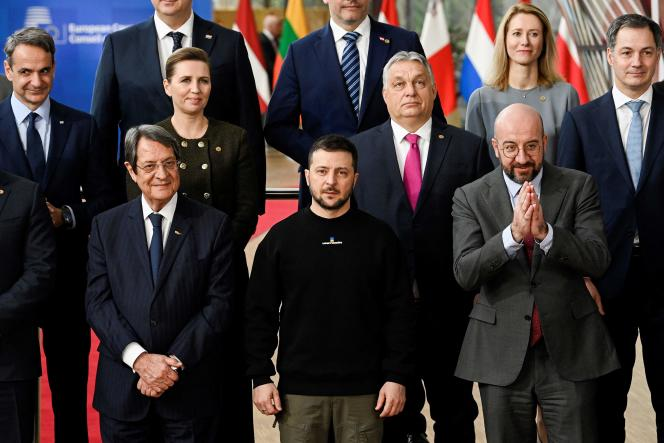
#> input picture Prac_06/Prac 06.1/data/eu_summit.jpg, 664 x 443 px
$ jupyter execute Homework.ipynb
#> lines starting #> are read from the running program, lines starting #| are printed output that depends on the picture
# Prac 06.1

This environment does not provide `dlib` on Python 3.13, so the notebook uses OpenCV's Haar cascade as a fully executable fallback for face detection.

[cell 1]
import cv2
from pathlib import Path
from matplotlib import pyplot as plt

plt.rcParams['figure.figsize'] = [15, 10]
BASE = Path('..')
CASCADE_PATH = Path(cv2.data.haarcascades) / 'haarcascade_frontalface_default.xml'
face_detector = cv2.CascadeClassifier(str(CASCADE_PATH))
print('Cascade loaded:', not face_detector.empty())

### Step 1

Load an image that contains faces.

[cell 2]
img_bgr = cv2.imread(str(BASE / 'data' / 'eu_summit.jpg'))
#> img_bgr is the input picture: shape (443, 664, 3); mean B, G, R 52.3, 51.2, 59.7
img = cv2.cvtColor(img_bgr, cv2.COLOR_BGR2RGB)
gray = cv2.cvtColor(img, cv2.COLOR_RGB2GRAY)
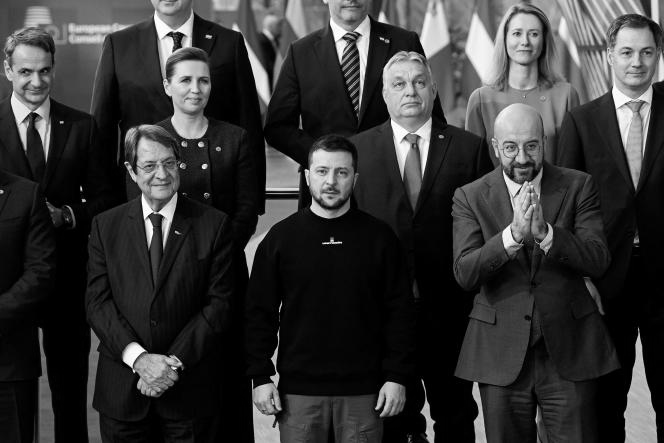
#> gray: shape (443, 664); min 0, max 255, mean 53.9
plt.imshow(img)
plt.title('Original image')
plt.axis('off')
plt.show()

### Step 2 and Step 3

Load the predictor and run it on the image.

[cell 3]
faces = face_detector.detectMultiScale(gray, scaleFactor=1.1, minNeighbors=5, minSize=(30, 30))
#> faces = [[501, 14, 49, 49], [167, 60, 54, 54], [303, 149, 57, 57], [609, 32, 52, 52], [7, 50, 57, 57], [380, 59, 60, 60], [129, 143, 56, 56], [492, 123, 62, 62], [380, 96, 59, 59]]
print('Detected faces:', len(faces))
#| Detected faces: 9
faces[:5] if len(faces) else faces
#> Out = [[501, 14, 49, 49], [167, 60, 54, 54], [303, 149, 57, 57], [609, 32, 52, 52], [7, 50, 57, 57]]

### Step 4

Draw bounding boxes around the detected faces and plot the result.

[cell 4]
result = img.copy()
colors = [(255, 0, 0), (0, 255, 0), (0, 0, 255), (255, 255, 0), (255, 0, 255), (0, 255, 255)]
for idx, (x, y, w, h) in enumerate(faces):
    color = colors[idx % len(colors)]
    cv2.rectangle(result, (x, y), (x + w, y + h), color, 3)
    cv2.putText(result, f'Face {idx + 1}', (x, max(20, y - 8)), cv2.FONT_HERSHEY_SIMPLEX, 0.7, color, 2)
#> this loop made 9 passes
#> (x, y, w, h, color) on passes 1 to 9: (501, 14, 49, 49, (255, 0, 0)), (167, 60, 54, 54, (0, 255, 0)), (303, 149, 57, 57, (0, 0, 255)), (609, 32, 52, 52, (255, 255, 0)), (7, 50, 57, 57, (255, 0, 255)), (380, 59, 60, 60, (0, 255, 255)), (129, 143, 56, 56, (255, 0, 0)), (492, 123, 62, 62, (0, 255, 0)), (380, 96, 59, 59, (0, 0, 255))
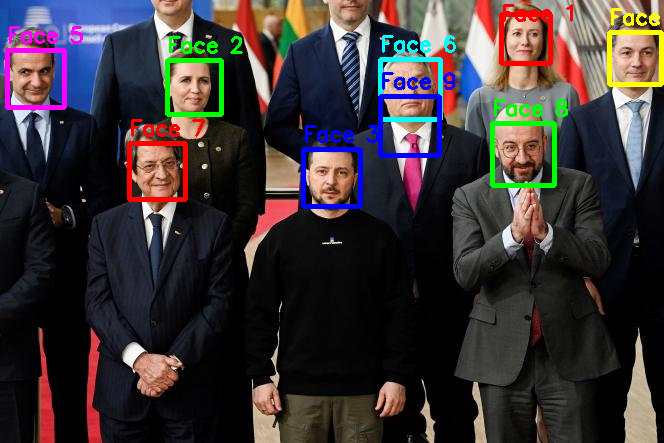
#> result: shape (443, 664, 3); mean R, G, B 59.7, 52.4, 53.8
plt.imshow(result)
plt.title('Detected faces')
plt.axis('off')
plt.show()

### Step 5

Repeat the process on a different image.

[cell 5]
img2_bgr = cv2.imread(str(BASE / 'data' / 'zelensky.jpg'))
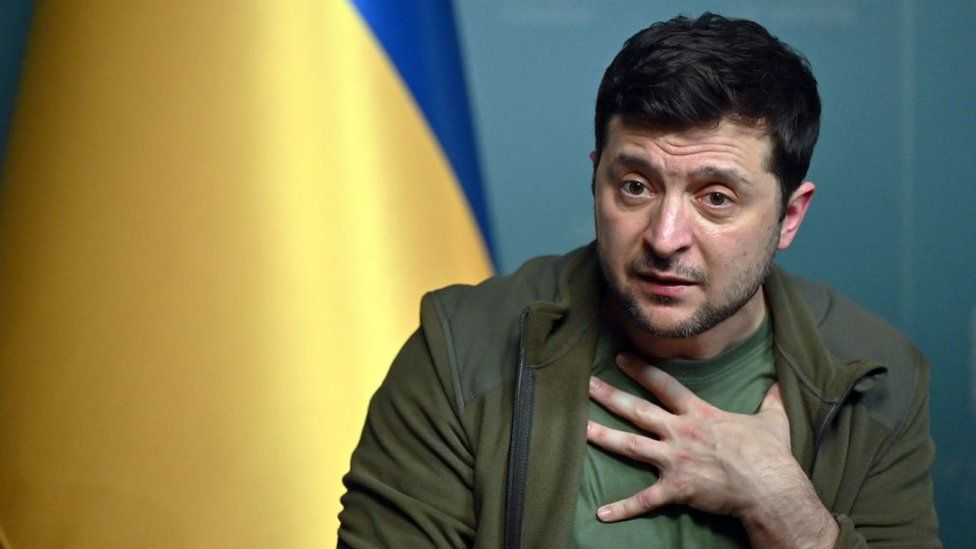
#> input picture Prac_06/Prac 06.1/data/zelensky.jpg, 976 x 549 px
#> img2_bgr is the input picture: shape (549, 976, 3); mean B, G, R 83.5, 117.4, 121.9
img2 = cv2.cvtColor(img2_bgr, cv2.COLOR_BGR2RGB)
gray2 = cv2.cvtColor(img2, cv2.COLOR_RGB2GRAY)
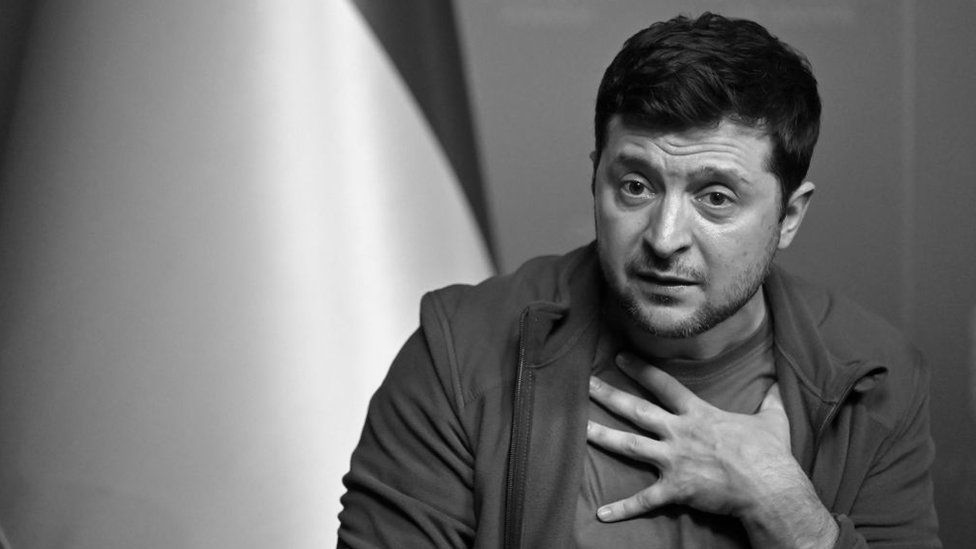
#> gray2: shape (549, 976); min 0, max 247, mean 114.9
faces2 = face_detector.detectMultiScale(gray2, scaleFactor=1.1, minNeighbors=4, minSize=(25, 25))
#> faces2 = [[557, 102, 231, 231]]
result2 = img2.copy()
for idx, (x, y, w, h) in enumerate(faces2):
    color = colors[idx % len(colors)]
    cv2.rectangle(result2, (x, y), (x + w, y + h), color, 3)
#> this loop made 1 pass
#> (x, y, w, h, color) on pass 1: (557, 102, 231, 231, (255, 0, 0))
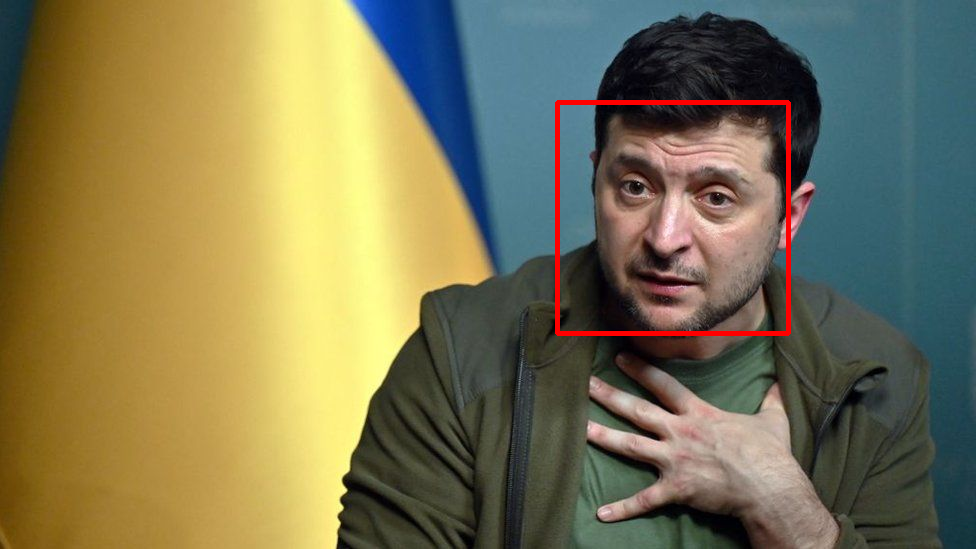
#> result2: shape (549, 976, 3); mean R, G, B 123.6, 116.9, 82.9
plt.imshow(result2)
plt.title(f'Challenging image: {len(faces2)} face(s) detected')
plt.axis('off')
plt.show()
